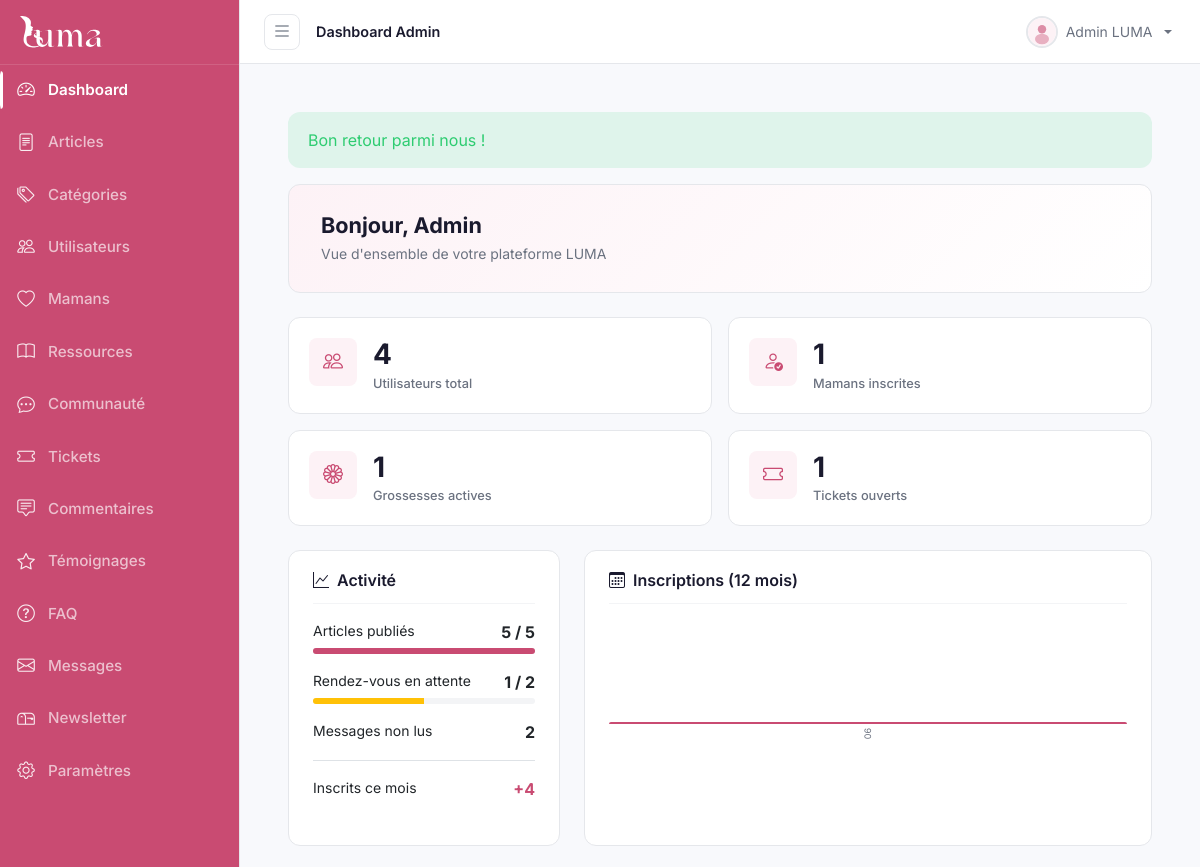
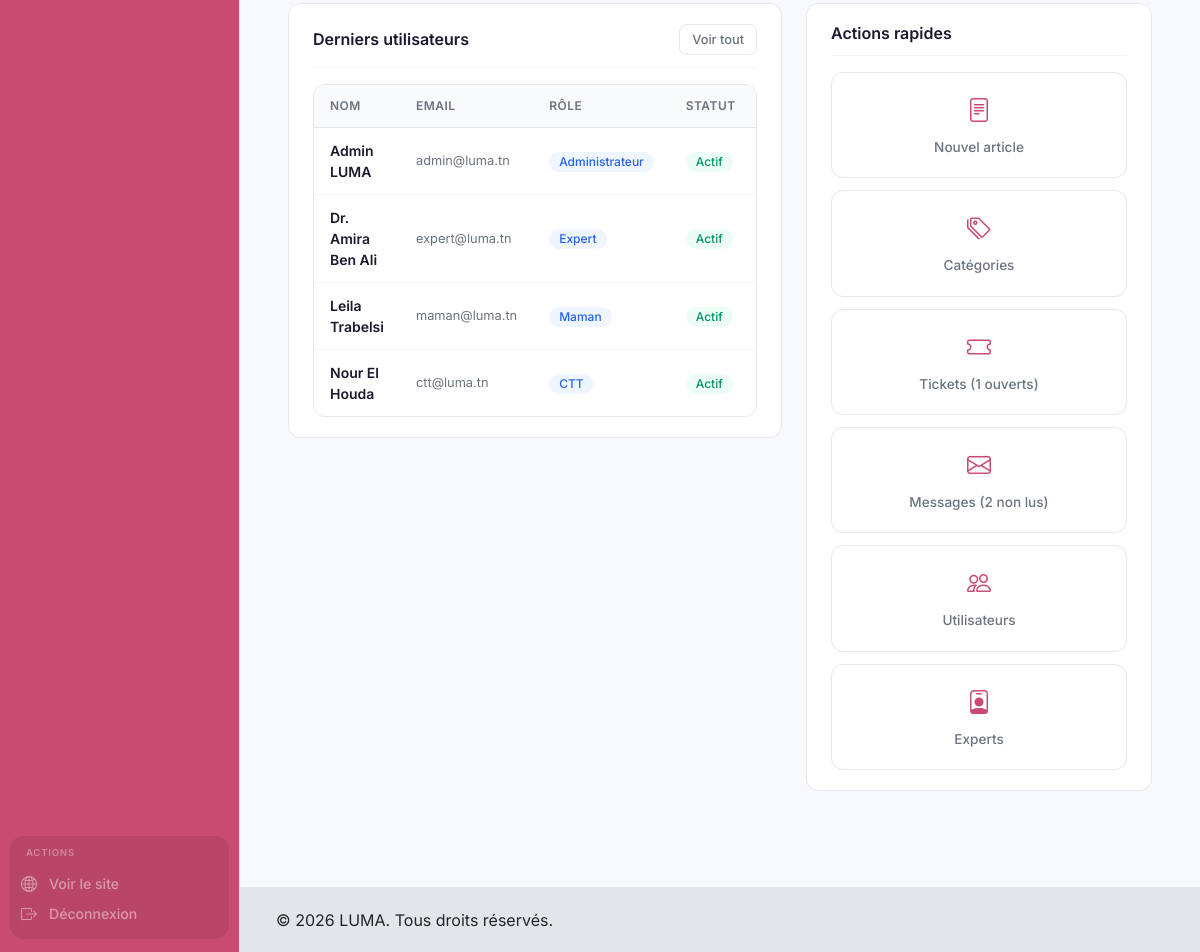
The page /admin (signed in) on the database its author committed (2 pictures, top to bottom).
### tables this page shows
CREATE TABLE users (
    id INT AUTO_INCREMENT PRIMARY KEY,
    role_id INT DEFAULT NULL,
    name VARCHAR(100) NOT NULL,
    email VARCHAR(255) NOT NULL UNIQUE,
    password VARCHAR(255) NOT NULL,
    phone VARCHAR(20) DEFAULT NULL,
    avatar VARCHAR(255) DEFAULT NULL,
    status ENUM('active', 'suspended', 'banned') DEFAULT 'active',
    specialty VARCHAR(100) DEFAULT NULL,
    bio TEXT DEFAULT NULL,
    address VARCHAR(255) DEFAULT NULL,
    created_at TIMESTAMP DEFAULT CURRENT_TIMESTAMP,
    updated_at TIMESTAMP DEFAULT CURRENT_TIMESTAMP ON UPDATE CURRENT_TIMESTAMP,
    FOREIGN KEY (role_id) REFERENCES roles(id) ON DELETE SET NULL
);

CREATE TABLE roles (
    id INT AUTO_INCREMENT PRIMARY KEY,
    name VARCHAR(50) NOT NULL,
    slug VARCHAR(50) NOT NULL UNIQUE,
    description TEXT DEFAULT NULL
);

### app/Core/View.php (called while the page is built, shortened)
<?php
class View {
    public static function render($view, $data = [], $layout = 'front') {
        extract($data);
        require __DIR__ . "/../../views/{$view}.php";
    }
}

### app/Controllers/AdminController.php (called while the page is built, shortened)
<?php
class AdminController {
    private UserRepository $userRepo;
    public function __construct() {
        $this->userRepo = new UserRepository();
    }
    public function index() {
        $db = Database::getInstance();
        $stats = [
            'users_total' => $db->fetch("SELECT COUNT(*) as count FROM users")['count'] ?? 0,
            'users_active' => $db->fetch("SELECT COUNT(*) as count FROM users WHERE status = 'active'")['count'] ?? 0,
            'users_suspended' => $db->fetch("SELECT COUNT(*) as count FROM users WHERE status = 'suspended'")['count'] ?? 0,
            'articles' => $db->fetch("SELECT COUNT(*) as count FROM articles")['count'] ?? 0,
            'articles_published' => $db->fetch("SELECT COUNT(*) as count FROM articles WHERE status = 'published'")['count'] ?? 0,
            'tickets_open' => $db->fetch("SELECT COUNT(*) as count FROM tickets WHERE status = 'open'")['count'] ?? 0,
            'tickets_total' => $db->fetch("SELECT COUNT(*) as count FROM tickets")['count'] ?? 0,
            'contacts_unread' => $db->fetch("SELECT COUNT(*) as count FROM contacts WHERE is_read = 0")['count'] ?? 0,
            'appointments_total' => $db->fetch("SELECT COUNT(*) as count FROM appointments")['count'] ?? 0,
            'appointments_pending' => $db->fetch("SELECT COUNT(*) as count FROM appointments WHERE status = 'pending'")['count'] ?? 0,
            'posts_total' => $db->fetch("SELECT COUNT(*) as count FROM community_posts")['count'] ?? 0,
            'mamans' => $db->fetch("SELECT COUNT(*) as count FROM mothers")['count'] ?? 0,
            'mamans_pregnant' => $db->fetch("SELECT COUNT(*) as count FROM pregnancies WHERE status = 'active'")['count'] ?? 0,
            'registrations_this_month' => $db->fetch(
                "SELECT COUNT(*) as count FROM users WHERE created_at >= DATE_FORMAT(CURDATE(), '%Y-%m-01')"
            )['count'] ?? 0,
        ];
        $recentUsers = $this->userRepo->raw(
            "SELECT u.*, r.name as role_name
             FROM users u
             LEFT JOIN roles r ON u.role_id = r.id
             ORDER BY u.created_at DESC LIMIT 10"
        );
        $monthlyRegistrations = $db->fetchAll(
            "SELECT DATE_FORMAT(created_at, '%Y-%m') as month, COUNT(*) as count
             FROM users WHERE created_at >= DATE_SUB(CURDATE(), INTERVAL 12 MONTH)
             GROUP BY month ORDER BY month ASC"
        );
        View::render('admin/dashboard', compact('stats', 'recentUsers', 'monthlyRegistrations'), 'admin');
    }
}

### public/index.php (called while the page is built, shortened)
<?php
$router = new Router();
$url = $_GET['url'] ?? '';
$router->dispatch($_SERVER['REQUEST_METHOD'], $url);

### app/Core/Session.php (called while the page is built, shortened)
<?php
class Session {
    public static function getFlash($key, $default = null) {
        $val = $_SESSION['_flash'][$key] ?? $default;
        return $val;
    }
}

### app/Core/Database.php (called while the page is built, shortened)
<?php
class Database {
    private static $instance = null;
    private $pdo;
    private function __construct() {
        $this->pdo = new \PDO(
            "mysql:host=" . DB_HOST . ";dbname=" . DB_NAME . ";charset=utf8mb4",
            DB_USER,
            DB_PASS,
            [\PDO::ATTR_ERRMODE => \PDO::ERRMODE_EXCEPTION, \PDO::ATTR_DEFAULT_FETCH_MODE => \PDO::FETCH_ASSOC]
        );
    }
    public static function getInstance() {
        if (self::$instance === null) self::$instance = new self();
        return self::$instance;
    }
    public function query($sql, $params = []) {
        $stmt = $this->pdo->prepare($sql);
        $stmt->execute();
        return $stmt;
    }
    public function fetch($sql, $params = []) { return $this->query($sql, $params)->fetch(); }
    public function fetchAll($sql, $params = []) { return $this->query($sql, $params)->fetchAll(); }
}

### app/Repositories/BaseRepository.php (called while the page is built, shortened)
<?php
abstract class BaseRepository {
    protected Database $db;
    public function __construct() {
        $this->db = Database::getInstance();
    }
    public function raw(string $sql, array $params = []): array {
        return $this->db->fetchAll($sql, $params);
    }
}

### views/admin/dashboard.php (the view, shortened to what this page needs)
<div class="content-dashboard">
  <?php if ($flash = \App\Core\Session::getFlash('success')): ?>
  <div class="alert alert-success"><?= htmlspecialchars($flash) ?></div>
  <?php endif; ?>
  <div class="welcome-card-dashboard">
    <h2>Bonjour, Admin</h2>
    <p>Vue d'ensemble de votre plateforme LUMA</p>
  </div>
  <div class="stats-row-dashboard">
    <div class="stat-card-dashboard">
      <div class="stat-card-icon"><i class="bi bi-people"></i></div>
      <div class="stat-card-info">
        <span class="stat-card-number"><?= $stats['users_total'] ?></span>
        <span class="stat-card-label">Utilisateurs total</span>
      </div>
    </div>
    <div class="stat-card-dashboard">
      <div class="stat-card-icon"><i class="bi bi-person-check"></i></div>
      <div class="stat-card-info">
        <span class="stat-card-number"><?= $stats['mamans'] ?></span>
        <span class="stat-card-label">Mamans inscrites</span>
      </div>
    </div>
    <div class="stat-card-dashboard">
      <div class="stat-card-icon"><i class="bi bi-flower1"></i></div>
      <div class="stat-card-info">
        <span class="stat-card-number"><?= $stats['mamans_pregnant'] ?></span>
        <span class="stat-card-label">Grossesses actives</span>
      </div>
    </div>
    <div class="stat-card-dashboard">
      <div class="stat-card-icon"><i class="bi bi-ticket"></i></div>
      <div class="stat-card-info">
        <span class="stat-card-number"><?= $stats['tickets_open'] ?></span>
        <span class="stat-card-label">Tickets ouverts</span>
      </div>
    </div>
  </div>
  <div class="row g-4 mb-4">
    <div class="col-md-4">
      <div class="card-dashboard h-100">
        <div class="card-dashboard-header">
          <h5 class="card-dashboard-title"><i class="bi bi-graph-up me-2"></i>Activité</h5>
        </div>
        <div class="card-dashboard-body">
          <div class="mb-3">
            <div class="d-flex justify-content-between mb-1">
              <small>Articles publiés</small>
              <strong><?= $stats['articles_published'] ?> / <?= $stats['articles'] ?></strong>
            </div>
            <div class="progress" style="height:6px;background:var(--dborder-light)">
              <div class="progress-bar" style="width:<?= $stats['articles'] > 0 ? round($stats['articles_published'] / $stats['articles'] * 100) : 0 ?>%;background:var(--dprimary)"></div>
            </div>
          </div>
          <div class="mb-3">
            <div class="d-flex justify-content-between mb-1">
              <small>Rendez-vous en attente</small>
              <strong><?= $stats['appointments_pending'] ?> / <?= $stats['appointments_total'] ?></strong>
            </div>
            <div class="progress" style="height:6px;background:var(--dborder-light)">
              <div class="progress-bar bg-warning" style="width:<?= $stats['appointments_total'] > 0 ? round($stats['appointments_pending'] / $stats['appointments_total'] * 100) : 0 ?>%"></div>
            </div>
          </div>
          <div>
            <div class="d-flex justify-content-between mb-1">
              <small>Messages non lus</small>
              <strong><?= $stats['contacts_unread'] ?></strong>
            </div>
          </div>
          <div class="mt-3 pt-3 border-top" style="border-color:var(--dborder-light)">
            <div class="d-flex justify-content-between">
              <small>Inscrits ce mois</small>
              <strong style="color:var(--dprimary)">+<?= $stats['registrations_this_month'] ?></strong>
            </div>
          </div>
        </div>
      </div>
    </div>
    <div class="col-md-8">
      <div class="card-dashboard h-100">
        <div class="card-dashboard-header">
          <h5 class="card-dashboard-title"><i class="bi bi-calendar3 me-2"></i>Inscriptions (12 mois)</h5>
        </div>
        <div class="card-dashboard-body">
          <?php if (!empty($monthlyRegistrations)): ?>
          <div style="display:flex;align-items:end;gap:6px;height:120px;padding-top:10px;">
            <?php $maxCount = max(array_column($monthlyRegistrations, 'count')); ?>
            <?php foreach ($monthlyRegistrations as $m): ?>
            <div style="flex:1;display:flex;flex-direction:column;align-items:center;height:100%;justify-content:end;">
              <div style="width:100%;background:var(--dprimary);border-radius:4px 4px 0 0;transition:height .3s;min-height:2px;"
                   title="<?= $m['month'] ?>: <?= $m['count'] ?>"
                   data-count="<?= $m['count'] ?>"
                   data-max="<?= $maxCount ?>"
                   style="height: <?= $maxCount > 0 ? max(2, round($m['count'] / $maxCount * 100)) : 2 ?>%;"
                   onmouseover="this.style.opacity='0.7'" onmouseout="this.style.opacity='1'">
              </div>
              <small style="font-size:9px;color:var(--dtext-muted);margin-top:4px;writing-mode:vertical-lr;text-orientation:mixed;transform:rotate(180deg);"><?= substr($m['month'], 5, 2) ?></small>
            </div>
            <?php endforeach; ?>
          </div>
          <?php endif; ?>
        </div>
      </div>
    </div>
  </div>
  <div class="row g-4">
    <div class="col-md-7">
      <div class="card-dashboard">
        <div class="card-dashboard-header">
          <h5 class="card-dashboard-title">Derniers utilisateurs</h5>
          <a href="/admin/utilisateurs" class="btn-dashboard btn-dashboard-outline btn-dashboard-sm">Voir tout</a>
        </div>
        <div class="table-wrapper">
          <table class="table-dashboard">
            <thead>
              <tr>
                <th>Nom</th>
                <th>Email</th>
                <th>Rôle</th>
                <th>Statut</th>
                <th>Inscrit le</th>
              </tr>
            </thead>
            <tbody>
              <?php if (!empty($recentUsers)): ?>
              <?php foreach ($recentUsers as $user): ?>
              <tr>
                <td style="font-weight:600"><?= htmlspecialchars($user['name']) ?></td>
                <td class="td-muted"><?= htmlspecialchars($user['email']) ?></td>
                <td><span class="badge-dashboard info"><?= htmlspecialchars($user['role_name'] ?? '-') ?></span></td>
                <td>
                  <?php if ($user['status'] === 'active'): ?>
                    <span class="badge-dashboard success">Actif</span>
                  <?php elseif ($user['status'] === 'suspended'): ?>
                    <span class="badge-dashboard danger">Suspendu</span>
                  <?php else: ?>
                    <span class="badge-dashboard warning"><?= htmlspecialchars($user['status']) ?></span>
                  <?php endif; ?>
                </td>
                <td class="td-muted"><?= date('d/m/Y', strtotime($user['created_at'])) ?></td>
              </tr>
              <?php endforeach; ?>
              <?php else: ?>
              <tr><td colspan="5" class="text-center text-muted py-3">Aucun utilisateur</td></tr>
              <?php endif; ?>
            </tbody>
          </table>
        </div>
      </div>
    </div>
    <div class="col-md-5">
      <div class="card-dashboard">
        <div class="card-dashboard-header">
          <h5 class="card-dashboard-title">Actions rapides</h5>
        </div>
        <div class="quick-actions-dashboard">
          <a href="/admin/articles/create" class="quick-action-card">
            <i class="bi bi-file-text"></i>
            <span>Nouvel article</span>
          </a>
          <a href="/admin/categories" class="quick-action-card">
            <i class="bi bi-tags"></i>
            <span>Catégories</span>
          </a>
          <a href="/admin/tickets" class="quick-action-card">
            <i class="bi bi-ticket"></i>
            <span>Tickets (<?= $stats['tickets_open'] ?> ouverts)</span>
          </a>
          <a href="/admin/contacts" class="quick-action-card">
            <i class="bi bi-envelope"></i>
            <span>Messages (<?= $stats['contacts_unread'] ?> non lus)</span>
          </a>
          <a href="/admin/utilisateurs" class="quick-action-card">
            <i class="bi bi-people"></i>
            <span>Utilisateurs</span>
          </a>
          <a href="/admin/experts" class="quick-action-card">
            <i class="bi bi-person-badge"></i>
            <span>Experts</span>
          </a>
        </div>
      </div>
    </div>
  </div>
</div>

### app/Core/Router.php (shortened to what this page needs)
<?php
class Router {
    private $routes = [];
    public function get($path, $handler) { $this->routes['GET'][$path] = $handler; }
    public function post($path, $handler) { $this->routes['POST'][$path] = $handler; }
    public function dispatch($method, $url) {
        $url = $url ? trim($url, '/') : '';
        foreach ($this->routes[$method] ?? [] as $pattern => $handler) {
            $pattern = preg_replace('/\{(\w+)\}/', '(?P<$1>[^/]+)', $pattern);
            if (preg_match('#^' . $pattern . '$#', $url, $matches)) {
                $params = array_filter($matches, 'is_string', ARRAY_FILTER_USE_KEY);
                [$controller, $action] = explode('@', $handler);
                $controller = "App\\Controllers\\{$controller}";
                $instance = new $controller();
                call_user_func_array([$instance, $action], $params);
                return;
            }
        }
    }
}

### public/assets/css/animations.css (style rules this page uses)
:root { --luma-ease-smooth: cubic-bezier(0.16, 1, 0.3, 1); --luma-ease-out: cubic-bezier(0, 0, 0.2, 1); --luma-ease-in: cubic-bezier(0.4, 0, 1, 1); --luma-duration-fast: 0.2s; --luma-duration-base: 0.3s; --luma-duration-slow: 0.5s; --luma-duration-reveal: 0.6s; }

### rows shown on the page
users: name "Admin LUMA", email "admin@luma.tn", role.name "Administrateur", status "Actif"
users: name "Dr. Amira Ben Ali", email "expert@luma.tn", role.name "Expert", status "Actif"
users: name "Leila Trabelsi", email "maman@luma.tn", role.name "Maman", status "Actif"
users: name "Nour El Houda", email "ctt@luma.tn", role.name "CTT", status "Actif"

### other values the page prints
$link['label'] "Dashboard"
$link['label'] "Articles"
$link['label'] "Catégories"
$link['label'] "Utilisateurs"
$link['label'] "Mamans"
$link['label'] "Ressources"
$link['label'] "Communauté"
$link['label'] "Tickets"
$link['label'] "Commentaires"
$link['label'] "Témoignages"
$link['label'] "FAQ"
$link['label'] "Messages"
$link['label'] "Newsletter"
$link['label'] "Paramètres"
$stats['users_total'] "4"
